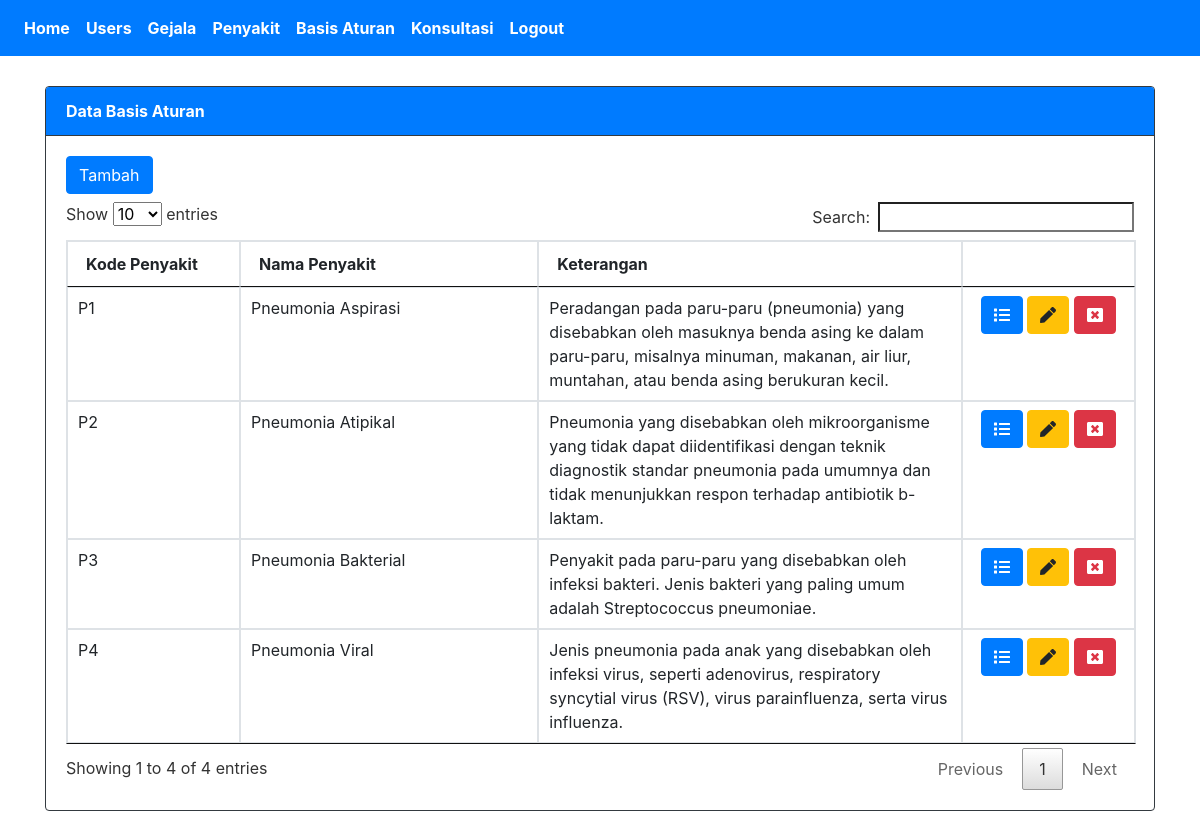
The app's page /SistemPakar/index.php?page=aturan (signed in) with its own data.
### tables this page shows
CREATE TABLE `basis_aturan` (
  `idaturan` int(15) NOT NULL,
  `idpenyakit` int(15) NOT NULL,
  `kdpenyakit` varchar(10) NOT NULL
);

CREATE TABLE `penyakit` (
  `idpenyakit` int(15) NOT NULL,
  `kdpenyakit` varchar(10) NOT NULL,
  `nmpenyakit` varchar(50) NOT NULL,
  `keterangan` text NOT NULL,
  `solusi` text NOT NULL
);

### SistemPakar/tampil_aturan.php (the view, shortened to what this page needs)
<div class="card border-dark">
  <div class="card-header bg-primary text-white border-dark"><strong>Data Basis Aturan</strong></div>
    <div class="card-body">
        <a class="btn btn-primary mb-2" href="?page=aturan&action=tambah">Tambah</a>
        <table class="table table-bordered" id="myTable">
                <thead>
                <tr>
                    <th width="100px">Kode Penyakit</th>
                    <th width="200px">Nama Penyakit</th>
                    <th width="300px">Keterangan</th>
                    <th width="100px"></th>
                </tr>
                </thead>
            <tbody>
                <?php
                    $conn = new mysqli("localhost", "root", "", "db_pakar1");
                    $sql = "SELECT basis_aturan.idaturan,basis_aturan.idpenyakit,basis_aturan.kdpenyakit,
                                    penyakit.kdpenyakit,penyakit.nmpenyakit,penyakit.keterangan
                            FROM basis_aturan INNER JOIN penyakit
                            ON basis_aturan.idpenyakit=penyakit.idpenyakit ORDER BY nmpenyakit ASC";
                    $result = $conn->query($sql);
                    while($row = $result->fetch_assoc()) {
                ?>
                    <tr>
                        <td><?php echo $row['kdpenyakit']; ?></td>
                        <td><?php echo $row['nmpenyakit']; ?></td>
                        <td><?php echo $row['keterangan']; ?></td>
                        <td align="center">
                            <a class="btn btn-primary" href="?page=aturan&action=detail&id=<?php echo $row['idaturan']; ?>">
                                <i class="fas fa-list"></i>
                            </a>
                            <a class="btn btn-warning" href="?page=aturan&action=update&id=<?php echo $row['idaturan']; ?>">
                                <i class="fas fa-pen"></i>
                            </a>
                            <a onclick="return confirm('Yakin menghapus data ini ?')" class="btn btn-danger" href="?page=aturan&action=hapus&id=<?php echo $row['idaturan']; ?>">
                                <i class="fas fa-window-close"></i>
                            </a>
                        </td>
                    </tr>
                <?php
                }
                ?>
            </tbody>
        </table>
    </div>
</div>

### SistemPakar/Assets/css/all.css (style rules this page uses)
.fa-list:before { content:"\f03a" }
.fa-pen:before { content:"\f304" }
.fa-window-close:before { content:"\f410" }

### SistemPakar/tampil_aturan.php (style rules this page uses)
.card { margin-top:30px; }

### records on screen
basis_aturan: idpenyakit.kdpenyakit "P1", idpenyakit.nmpenyakit "Pneumonia Aspirasi", idpenyakit.keterangan "Peradangan pada paru-paru (pneumonia) yang disebabkan oleh masuknya benda asing ke dalam paru-paru, misalnya minuman, makanan, air liur, muntahan, atau benda asing berukuran kecil."
basis_aturan: idpenyakit.kdpenyakit "P2", idpenyakit.nmpenyakit "Pneumonia Atipikal", idpenyakit.keterangan "Pneumonia yang disebabkan oleh mikroorganisme yang tidak dapat diidentifikasi dengan teknik diagnostik standar pneumonia pada umumnya dan tidak menunjukkan respon terhadap antibiotik b-laktam."
basis_aturan: idpenyakit.kdpenyakit "P3", idpenyakit.nmpenyakit "Pneumonia Bakterial", idpenyakit.keterangan "Penyakit pada paru-paru yang disebabkan oleh infeksi bakteri. Jenis bakteri yang paling umum adalah Streptococcus pneumoniae."
basis_aturan: idpenyakit.kdpenyakit "P4", idpenyakit.nmpenyakit "Pneumonia Viral", idpenyakit.keterangan "Jenis pneumonia pada anak yang disebabkan oleh infeksi virus, seperti adenovirus, respiratory syncytial virus (RSV), virus parainfluenza, serta virus influenza."
